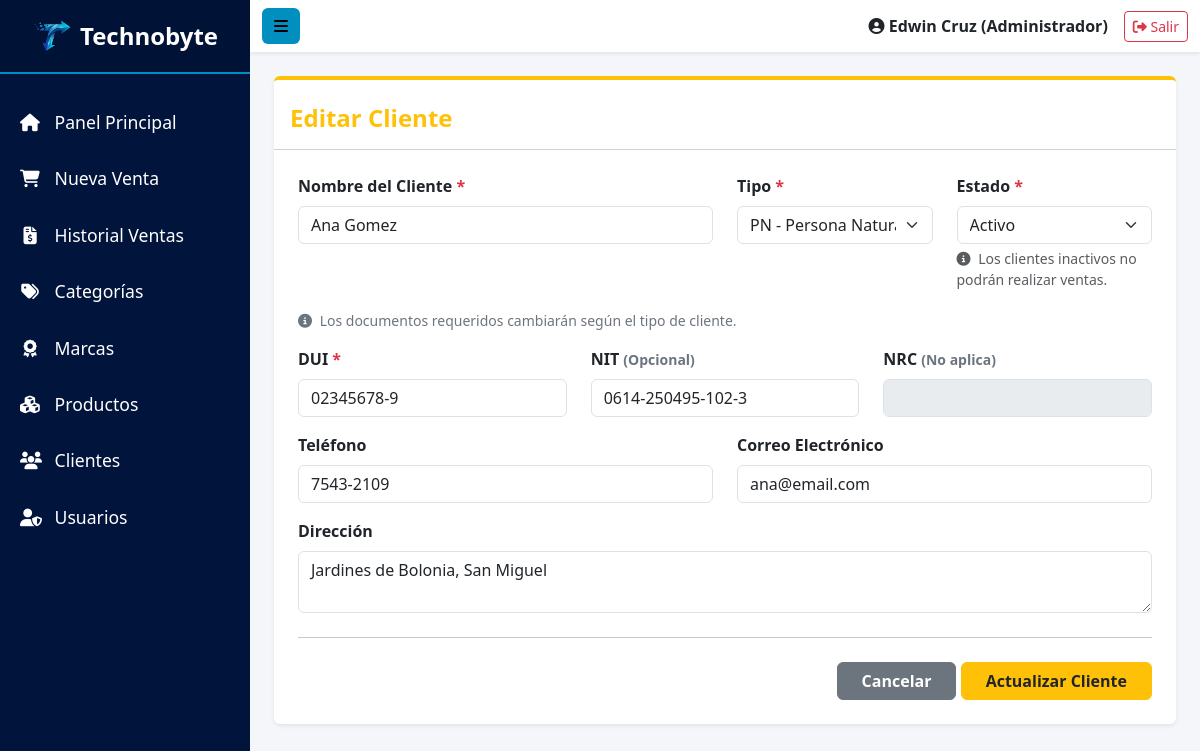
Screenshot of /presentacion/admin/clientes/editar.php?id=3 (signed in) with the database file from the repository.
### tables this page shows
CREATE TABLE clientes (
    id_cliente INT AUTO_INCREMENT PRIMARY KEY,
    nombre_cliente VARCHAR(150) NOT NULL,
    tipo_cliente ENUM('PN', 'PJ') NOT NULL DEFAULT 'PN',
    dui_cliente VARCHAR(10) UNIQUE,
    nit_cliente VARCHAR(17) UNIQUE,
    nrc_cliente VARCHAR(20) UNIQUE,
    telefono_cliente VARCHAR(20),
    correo_cliente VARCHAR(100),
    direccion_cliente TEXT,
    estado_cliente TINYINT(1) DEFAULT 1,
    eliminado_cliente TINYINT(1) DEFAULT 0,
    created_at TIMESTAMP DEFAULT CURRENT_TIMESTAMP
);

### config/control_acceso.php (called while the page is built, shortened)
<?php
function tieneRol($roles): bool
{
    return in_array((int) $_SESSION['id_rol'], $roles, true);
}
    ?>

### negocio/ClienteNegocio.php (called while the page is built, shortened)
<?php
require_once dirname(__DIR__) . '/datos/ClienteDatos.php';
class ClienteNegocio
{
    private $clienteDatos;
    public function __construct()
    {
        $this->clienteDatos = new ClienteDatos();
    }
    public function obtenerClientePorId($idCliente)
    {
        return $this->clienteDatos->obtenerClientePorId($idCliente);
    }
}

### datos/ClienteDatos.php (called while the page is built, shortened)
<?php
require_once __DIR__ . '/Conexion.php';
class ClienteDatos
{
    public function obtenerClientePorId($idCliente)
    {
        $conexion = new Conexion();
        $conexion->query = "SELECT id_cliente, nombre_cliente, tipo_cliente, dui_cliente, nit_cliente, nrc_cliente,
                                   telefono_cliente, correo_cliente, direccion_cliente, estado_cliente
                            FROM clientes
                            WHERE id_cliente = :idCliente
                            AND eliminado_cliente = 0
                            LIMIT 1";
        return $conexion->get_record([':idCliente' => $idCliente]);
    }
}

### datos/Conexion.php (called while the page is built, shortened)
<?php
class Conexion
{
    private $server;
    private $user;
    private $password;
    private $database;
    private $charset;
    private $connection;
    public $query;
    public function __construct()
    {
        $this->server   = $_ENV['DB_HOST'];
        $this->user     = $_ENV['DB_USER'];
        $this->password = $_ENV['DB_PASS'];
        $this->database = $_ENV['DB_NAME'];
        $this->charset  = $_ENV['DB_CHARSET'];
    }
    private function create_connection()
    {
        try {
            $dns = "mysql:host={$this->server};dbname={$this->database};charset={$this->charset}";
            $this->connection = new PDO(
                $dns,
                $this->user,
                $this->password
            );
            $this->connection->setAttribute(PDO::ATTR_ERRMODE, PDO::ERRMODE_EXCEPTION);
            $this->connection->setAttribute(PDO::ATTR_DEFAULT_FETCH_MODE, PDO::FETCH_ASSOC);
        } catch (PDOException $e) {
            die('<h3 style="color: tomato; font-family: Arial;">
                    No se puede establecer conexión con la base de datos: ' . $e->getMessage() . '
                </h3>');
        }
        return $this->connection;
    }
    private function close_connection()
    {
        $this->connection = null;
    }
    public function get_record($params = [])
    {
        try {
            $stmt = $this->create_connection()->prepare($this->query);
            $stmt->execute($params);
            $record = $stmt->fetch();
            return $record;
        } catch (PDOException $e) {
            die('Error en la consulta: ' . $e->getMessage());
        }
    }
}

### presentacion/admin/clientes/editar.php (the view, shortened to what this page needs)
<?php
require_once __DIR__ . '/../../../config/control_acceso.php';
require_once __DIR__ . '/../../../negocio/ClienteNegocio.php';
$clienteNegocio = new ClienteNegocio();
$id_cliente = $_GET['id'] ?? null;
$cliente = $clienteNegocio->obtenerClientePorId($id_cliente);
function mostrarValor($valor)
{
    return htmlspecialchars($valor ?? '', ENT_QUOTES, 'UTF-8');
}
?>
<!DOCTYPE html>
<html lang="es">
<head>
    <link href="https://cdn.jsdelivr.net/npm/bootstrap@5.3.2/dist/css/bootstrap.min.css" rel="stylesheet">
    <link rel="stylesheet" href="https://cdnjs.cloudflare.com/ajax/libs/font-awesome/6.4.2/css/all.min.css">
    <link rel="stylesheet" href="../../../public/css/style.css?v=<?php echo time(); ?>">
</head>
<body>
    <div class="d-flex">
        <nav id="sidebar">
            <div class="sidebar-header d-flex align-items-center justify-content-center py-3">
                <img src="../../../public/img/logo-nav.svg" alt="Logo" class="img-fluid me-2" style="max-width: 40px;">
                <h4 class="fw-bold mb-0">Technobyte</h4>
            </div>
            <ul class="list-unstyled components">
                <li><a href="../../dashboard.php"><i class="fa-solid fa-house"></i> Panel Principal</a></li>
                <li><a href="../ventas/crear.php"><i class="fa-solid fa-cart-shopping"></i> Nueva Venta</a></li>
                <?php if(tieneRol([ROL_ADMIN, ROL_SUPERVISOR, ROL_VENDEDOR])): ?><li><a href="../ventas/listar.php"><i class="fa-solid fa-file-invoice-dollar"></i> Historial Ventas</a></li><?php endif; ?>
                <?php if(tieneRol([ROL_ADMIN, ROL_SUPERVISOR])): ?><li><a href="../categorias/listar.php"><i class="fa-solid fa-tags"></i> Categorías</a></li><?php endif; ?>
                <?php if(tieneRol([ROL_ADMIN, ROL_SUPERVISOR])): ?><li><a href="../marcas/listar.php"><i class="fa-solid fa-award"></i> Marcas</a></li><?php endif; ?>
                <li><a href="../productos/listar.php"><i class="fa-solid fa-cubes"></i> Productos</a></li>
                <li class="active"><a href="listar.php"><i class="fa-solid fa-users"></i> Clientes</a></li>
                <?php if(tieneRol([ROL_ADMIN])): ?><li><a href="../usuarios/listar.php"><i class="fa-solid fa-user-shield"></i> Usuarios</a></li><?php endif; ?>
            </ul>
        </nav>
        <div id="content">
            <nav class="navbar navbar-expand-lg navbar-light sticky-top bg-white shadow-sm" style="z-index: 1020;">
                <div class="container-fluid">
                    <button type="button" id="sidebarCollapse" class="btn btn-dorado"><i class="fa-solid fa-bars"></i></button>
                    <div class="ms-auto d-flex align-items-center">
                        <span class="me-3 fw-bold">
                            <i class="fa-solid fa-circle-user"></i>
                            <?php
                            $nombreUsr = $_SESSION['nombre'] ?? 'Administrador';
                            $rolUsr = $_SESSION['nombre_rol'] ?? 'Sin rol';
                            echo htmlspecialchars($nombreUsr) . ' (' . htmlspecialchars($rolUsr) . ')';
                            ?>
                        </span>
                        <a href="../../../logout.php" class="btn btn-outline-danger btn-sm"><i class="fa-solid fa-right-from-bracket"></i> Salir</a>
                    </div>
                </div>
            </nav>
            <div class="container-fluid p-4">
                <div class="card shadow-sm border-0 border-top border-warning border-4">
                    <div class="card-header bg-white pt-4 pb-3">
                        <h4 class="fw-bold mb-0 text-warning">Editar Cliente</h4>
                    </div>
                    <div class="card-body p-4">
                        <form action="editar.php?id=<?php echo mostrarValor($cliente['id_cliente']) ?>" method="POST">
                            <div class="row">
                                <div class="col-md-6 mb-3">
                                    <label class="form-label fw-bold">Nombre del Cliente <span class="text-danger">*</span></label>
                                    <input type="text" class="form-control" name="nombre_cliente" value="<?php echo mostrarValor($cliente['nombre_cliente']); ?>" required>
                                </div>
                                <div class="col-md-3 mb-3">
                                    <label class="form-label fw-bold">Tipo <span class="text-danger">*</span></label>
                                    <select class="form-select" name="tipo_cliente" id="tipo_cliente" required>
                                        <option value="PN" <?php echo ($cliente['tipo_cliente'] === 'PN') ? 'selected' : ''; ?>>PN - Persona Natural</option>
                                    </select>
                                </div>
                                <div class="col-md-3 mb-3">
                                    <label class="form-label fw-bold">Estado <span class="text-danger">*</span></label>
                                    <select class="form-select" name="estado_cliente" required>
                                        <option value="1" <?php echo ((int)$cliente['estado_cliente'] === 1) ? 'selected' : ''; ?>>Activo</option>
                                    </select>
                                    <small class="text-muted d-block mt-1">
                                        <i class="fa-solid fa-circle-info me-1"></i>
                                        Los clientes inactivos no podrán realizar ventas.
                                    </small>
                                </div>
                            </div>
                            <div class="row mb-3">
                                <div class="col-12">
                                    <div class="form-text text-secondary">
                                        <i class="fa-solid fa-circle-info me-1"></i>
                                        Los documentos requeridos cambiarán según el tipo de cliente.
                                    </div>
                                </div>
                            </div>
                            <div class="row">
                                <div class="col-md-4 mb-3">
                                    <label class="form-label fw-bold" id="dui_label">DUI</label>
                                    <input type="text" class="form-control" id="dui_input" name="dui_cliente" maxlength="10" placeholder="00000000-0" value="<?php echo mostrarValor($cliente['dui_cliente']); ?>">
                                </div>
                                <div class="col-md-4 mb-3">
                                    <label class="form-label fw-bold" id="nit_label">NIT</label>
                                    <input type="text" class="form-control" id="nit_input" name="nit_cliente" maxlength="17" placeholder="0000-000000-000-0" value="<?php echo mostrarValor($cliente['nit_cliente']); ?>">
                                </div>
                                <div class="col-md-4 mb-3">
                                    <label class="form-label fw-bold" id="nrc_label">NRC</label>
                                    <input type="text" class="form-control" id="nrc_input" name="nrc_cliente" maxlength="8" value="<?php echo mostrarValor($cliente['nrc_cliente']); ?>">
                                </div>
                            </div>
                            <div class="row">
                                <div class="col-md-6 mb-3">
                                    <label class="form-label fw-bold">Teléfono</label>
                                    <input type="text" class="form-control" name="telefono_cliente" placeholder="0000-0000" value="<?php echo mostrarValor($cliente['telefono_cliente']); ?>">
                                </div>
                                <div class="col-md-6 mb-3">
                                    <label class="form-label fw-bold">Correo Electrónico</label>
                                    <input type="email" class="form-control" name="correo_cliente" placeholder="ejemplo@email.com" value="<?php echo mostrarValor($cliente['correo_cliente']); ?>">
                                </div>
                            </div>
                            <div class="mb-4">
                                <label class="form-label fw-bold">Dirección</label>
                                <textarea class="form-control" name="direccion_cliente" rows="2" placeholder="Ej. Colonia El Sitio, San Miguel"><?php echo mostrarValor($cliente['direccion_cliente']); ?></textarea>
                            </div>
                            <hr class="mt-4 mb-4">
                            <div class="text-end">
                                <a href="listar.php" class="btn btn-secondary px-4 fw-bold">Cancelar</a>
                                <button type="submit" class="btn btn-warning text-dark px-4 fw-bold">Actualizar Cliente</button>
                            </div>
                        </form>
                    </div>
                </div>
            </div>
        </div>
    </div>
</body>
</html>

### public/css/style.css (style rules this page uses)
:root { --color-primario: #00143C; --color-secundario: #008fbf; --color-fondo: #f4f6f9; --color-texto-sidebar: #ffffff; }
body { background-color: var(--color-fondo); font-family: 'Segoe UI', Tahoma, Geneva, Verdana, sans-serif; overflow-x: hidden; }
#sidebar { min-width: 250px; max-width: 250px; height: 100vh; background-color: var(--color-primario); color: var(--color-texto-sidebar); transition: all 0.3s; position: fixed; top: 0; left: 0; z-index: 1000; overflow-y: auto; }
#sidebar .sidebar-header { padding: 20px; background: rgba(0, 0, 0, 0.1); border-bottom: 2px solid var(--color-secundario); }
#sidebar ul.components { padding: 20px 0; }
#sidebar ul li a { padding: 15px 20px; font-size: 1.1em; display: block; color: var(--color-texto-sidebar); text-decoration: none; transition: 0.2s; }
#sidebar ul li a i { margin-right: 10px; width: 20px; text-align: center; }
#content { width: calc(100% - 250px); margin-left: 250px; transition: all 0.3s; }
.navbar { background-color: #ffffff; box-shadow: 0 2px 5px rgba(0,0,0,0.05); }
.btn-dorado { background-color: var(--color-secundario); color: #000; font-weight: bold; border: none; }

### rows the page displays
clientes: nombre_cliente "Ana Gomez", tipo_cliente "PN - Persona Natural", estado_cliente "Activo", dui_cliente "02345678-9", nit_cliente "0614-250495-102-3", telefono_cliente "7543-2109", correo_cliente "ana@email.com", direccion_cliente "Jardines de Bolonia, San Miguel"

### other values shown
$nombreUsr "Edwin Cruz"
$rolUsr "Administrador"
